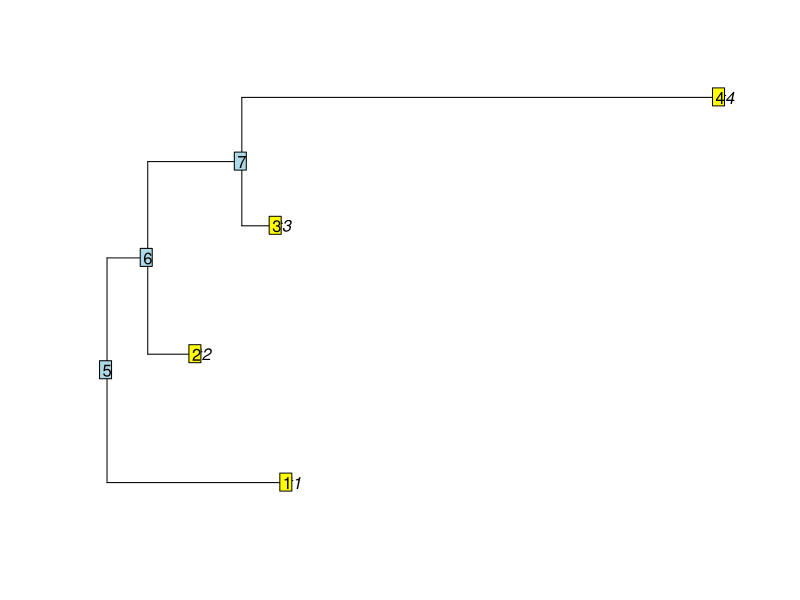

This figure's R source: (Note: this script raises an error after producing the figure.)
  # Dollo model forward simulator
  # input: 
  # 1. a tree in ape's PhyloModel, \tau
  # 2. rate matrix (and state space) \Q
  # 3. initial distribution of insertion point \bar{\nu} - uniform on the branches with a point mass on the root \Omega
  # 4. initial distribution for the CTMC
  library(ape)
  library(VGAM)
  library(lattice)
  
  # TODO: add absorbing state
    # won't progress through the tree
  # TODO: sample before insertion
  # TODO: save ancestral states
  # TODO: generate a better tree 
  # TODO: add nucleotide statistics
  # TODO: fix the problem with the unrooted tree
  # TODO: assume there is no complete delete
  # TODO: incorporate b to the state space
  # TODO: the above process shouldn't be able to delete
  # TODO: make it compatible with are state space
  # TODO: add the emission model
  # TODO: add distribution test on the nucleotide on each leaf at each site chaning the root
  # TODO: add test for above and below processs
  
  # Inputs
  runAbove <- TRUE
  runBelow <- TRUE
  shallPrint <- TRUE
  
  
  
  ## CTMC
  # states mapping
  # states are represented as numbers 1 to length(states)
  # Will simulate a CTMC until it passes the length len
  # input: rate matrix Q, legnth (time) duration
  # output: final state (an integer number)
  
  
  # Simulate wait time (get the corresponding row to the current state i, simulate with exp(-Q(i, i)),   )
  # maybe collect states
  sampleCTMC <- function(init.state, duration, rateMatrix) {
    time.passed <- 0
    current.state <- init.state
    states <- seq(colnames(rateMatrix))
    pprint(current.state)
    # absorbing state
    if (rateMatrix[current.state, current.state] == 0) return(current.state)
        
    while (time.passed < duration) {
      # simulate wait time
      wait.time <- rexp(1, -rateMatrix[current.state, current.state])
      
      # choose a new state (shouldn't be the same one)
      print('***')
      print(rateMatrix[current.state, -c(current.state)])
      current.state <- sample(states[states != current.state], 1, prob = rateMatrix[current.state, -c(current.state)])
      pprint(current.state)
      # absorbing state
      if (rateMatrix[current.state, current.state] == 0) return(current.state)
      
      # update time passed
      time.passed <- time.passed + wait.time
    }
    
    print(paste('final current.state = ', current.state))
    current.state
  }
  
  #[1] "(0,0)" "(0,1)" "(0,2)" "(0,3)" "(1,0)" "(1,1)"
  #[7] "(1,2)" "(1,3)" "(2,0)" "(2,1)" "(2,2)" "(2,3)"
  #[13] "(3,0)" "(3,1)" "(3,2)" "(3,3)"
  
  # preorder traverse of the tree and collect states
  # input: tree, initial.state
  # output: a list, with tuples as elemetns, where each tuple is (treeNode, state)
  treeCTMC.edge.point <- function(tree, initial.state, edge.index, point, rateMatrix) {
    tree <- reorder(tree)
    tree$edge.length[edge.index] <- tree$edge.length[edge.index] - point
  
    final.index <- edge.index
    desc <- getDescendants(tree, tree$edge[edge.index, 2])
    if (length(desc) != 0) {
      last.leaf <- max(desc[desc %in% seq(tree$tip.label)])
      final.index <- which(tree$edge[,2] == last.leaf)
    } 
    
    # handle leaf edges
    if (tree$edge[edge.index, 2] %in% seq(length(tree$tip.label)))
      final.index <- edge.index
    # handle the root
    if (edge.index == 1 & point == 0) {
      final.index <- nrow(tree$edge)
    }
    
    result <- list()
    result[tree$edge[edge.index,1]] <- initial.state
    
    pprint(final.index)
    for (i in edge.index:final.index) {
      result[tree$edge[i,2]] <- sampleCTMC(result[[tree$edge[i,1]]], tree$edge.length[i], rateMatrix)
    }
    
    # Replace null with first absorbing state
    deleteStateIndex <- indexForAbsorbingState(rateMatrix)
    
    for (i in seq(length(result))) {
      if (is.null(result[[i]])) {
        result[[i]] <- deleteStateIndex
      }
    }
    pprint(result)
    result
  }
  
  
  # preorder traverse of the tree and collect states
  # Assumes it's not possible to completely remove
  # input: tree, initial.state
  # output: a list, with tuples as elemetns, where each tuple is (treeNode, state)
  # find the state for the event point at the child end of the edge.index
  treeCTMC.edge.point.exclude <- function(tree, initial.state, edge.index, point, rateMatrix) {
    tree <- reorder(tree)
    tree$edge.length[edge.index] <- tree$edge.length[edge.index] - point
    
    final.index <- edge.index
    desc <- getDescendants(tree, tree$edge[edge.index, 2])
    if (length(desc) != 0) {
      last.leaf <- max(desc[desc %in% seq(tree$tip.label)])
      final.index <- which(tree$edge[,2] == last.leaf)
    } 
    
    # handle leaf edges
    if (tree$edge[edge.index, 2] %in% seq(length(tree$tip.label)))
      final.index <- edge.index
    # handle the root
    if (edge.index == 1 & point == 0) {
      return(NULL)
    }
    
    result <- list()
    result[tree$edge[1,1]] <- initial.state
    
    pprint(edge.index)
    pprint(final.index)
    edges <- (1:nrow(tree$edge))[-c(edge.index:final.index)]
    pprint(edges)
  
    for (i in edges) {
      result[tree$edge[i,2]] <- sampleCTMC(result[[tree$edge[i,1]]], tree$edge.length[i], rateMatrix)
    }
        
    # simulate state for the event point
    result[tree$edge[edge.index, 2]] <- sampleCTMC(result[[tree$edge[i,1]]], point, rateMatrix)
    
    pprint(result)
    result
  }
  
  # choose the edge, then the point on the edge (is equal to the round-robin, one pass sampling)
  # order the edges in pre-order
  pickPointOnEdge <- function(tree, mu) {
    tree <- reorder(tree)
    probs <- c(tree$edge.length, 1/mu)
    
    # choose a branch
    br <- sample(seq(probs), 1, prob=probs)
    if (br == length(probs)) {
      return(c(1, 0))
    } else {
      # pick a point on this edge
      point <- runif(1, 0, tree$edge.length[br])
      return(c(br, point))
    }
  }
  
  driver.flat <- function(tree, nSites, initialDistribution, rateMatrix, mu) {
    
    state.labels <- list(colnames(rateMatrix[[1]]), colnames(rateMatrix[[2]]))
    states <- seq(length(state.labels))
    
    # Sample multiple sites
    sites <- list()
    for (i in seq(nSites)) {
      edgePoint <- pickPointOnEdge(tree, mu)
      pprint(edgePoint)
      # set the state at the root (normal state for cancer)
      temp1 <- NULL
      
      if (runAbove & ( !(edgePoint[1] == 1 & edgePoint[2] == 0) | !runBelow) ) {
        if (edgePoint[1] == 1 & edgePoint[2] == 0) {
          edgePoint <- pickPointOnEdge(tree, INF)
        }
        temp1 <- treeCTMC.edge.point.exclude(tree, 1, edgePoint[1], edgePoint[2], rateMatrix[[1]])
        rareEventState <- temp1[tree$edge[edgePoint[1], 2]]
      } else {
        rareEventState <- sample(states[[1]], 1, prob=pi)
      }
      
      # TODO: change the second component of the state space to reflect rare event
      pprint(temp1)
      
      temp2 <- NULL
      if(runBelow)
        temp2 <- treeCTMC.edge.point(tree, rareEventState, edgePoint[1], edgePoint[2], rateMatrix[[2]])
      
      if (is.null(temp1)) 
        temp1 <- temp2
      else if (is.null(temp2))
        temp2 <- temp1
      
      # merge the two
      sites[[i]] <- list()
      for(j in seq(length(temp1))) {
        sites[[i]][j] <- ifelse(is.null(temp1[[j]]), temp2[[j]], temp1[[j]])
      }
      
      pprint(sites[[i]])
    }
    
    # Extract taxa
    nTaxa <- length(tree$tip)
    taxa <- list()
    for (i in seq(nTaxa)) {
      taxon <- list()
      for (j in seq(nSites)) {
        taxon[[j]] <- sites[[j]][[i]]
      }
      taxa[[i]] <- taxon
    }
    
    # augment state space
    state.labels[length(states) + 1] <- '-'
    
    # Taxa to fasta
    fasta <- taxaToFasta(taxa, state.labels)
    
    print(fasta)
    
    # save the tree
    write.tree(tree, "~/Desktop/originalTree.nwk")
  }
  
  xx.taxa <- NULL
  xx.state.labels <- NULL
  xx.table <- NULL
  xx.emission <- NULL
  
  driver.ctmc <- function(tree, nSites, initialDistribution, rateMatrix, mu) {
    print(rateMatrix[[1]])
    
    state.labels <- list(colnames(rateMatrix[[1]]), colnames(rateMatrix[[2]]))
    states <- list(seq(length(state.labels[[1]])), seq(length(state.labels[[2]])))
                             
    # Sample multiple sites
    sites <- list()
    for (i in seq(nSites)) {
      edgePoint <- pickPointOnEdge(tree, mu)
      pprint(edgePoint)
      # set the state at the root (normal state for cancer)
      temp1 <- NULL
     
      if (runAbove & ( !(edgePoint[1] == 1 & edgePoint[2] == 0) | !runBelow) ) {
        if (edgePoint[1] == 1 & edgePoint[2] == 0) {
          edgePoint <- pickPointOnEdge(tree, INF)
        }
        root.state <- sample(states[[1]], 1, prob=initial.distribution[[1]])
        temp1 <- treeCTMC.edge.point.exclude(tree, root.state, edgePoint[1], edgePoint[2], rateMatrix[[1]])
        rareEventState <- temp1[tree$edge[edgePoint[1], 2]]
      } else {
        pprint(states[[1]])
        pprint(initial.distribution[[1]])
        rareEventState <- sample(states[[1]], 1, prob=initial.distribution[[1]])
        pprint(rareEventState)
      }
      
      # TODO: change the second component of the state space to reflect rare event
      pprint(rareEventState)
      tempState <- stringToCTMCPair(state.labels[[1]][rareEventState[[1]]])
      pprint(tempState)
      rareEventState <- grep(generateCNCTMCStateString(tempState[1]-1, 1), state.labels[[2]])
      pprint(rareEventState)
      pprint(temp1)
      
      temp2 <- NULL
      if(runBelow)
        temp2 <- treeCTMC.edge.point(tree, rareEventState, edgePoint[1], edgePoint[2], rateMatrix[[2]])
      
      if (is.null(temp1)) 
        temp1 <- temp2
      else if (is.null(temp2))
        temp2 <- temp1
      
      # merge the two
      sites[[i]] <- list()
      for(j in seq(length(temp1))) {
          sites[[i]][j] <- ifelse(is.null(temp1[[j]]), temp2[[j]] + nrow(rateMatrix[[1]]), temp1[[j]])
      }
      
      pprint(sites[[i]])
    }
    
    # Merge state spaces
    state.labels <- c(colnames(rateMatrix[[1]]), colnames(rateMatrix[[2]]))
    states <- seq(state.labels)

    xx.state.labels <<- state.labels
    
    # Extract taxa
    nTaxa <- length(tree$tip)
    taxa <- list()
    for (i in seq(nTaxa)) {
      taxon <- list()
      for (j in seq(nSites)) {
        taxon[[j]] <- sites[[j]][[i]]
      }
      taxa[[i]] <- taxon
    }
    
    xx.taxa <<- taxa
    
    # extract csv version 
    tableVersion <- CNfromTaxa(taxa, state.labels, '~/Desktop/dollo.cn.csv')
    print(tableVersion)
  
    xx.table <<- tableVersion
    
    # generate emission
    tableEmission <- tableVersion
    for (i in seq(nrow(tableVersion))) {
      tempEmission <- emissions(tableVersion$ref_counts[i], tableVersion$alt_counts[i])
      tableEmission$ref_counts[i] <- tempEmission[1]
      tableEmission$alt_counts[i] <- tempEmission[2]
    }
    write.csv(tableEmission, '~/Desktop/dollo.emission.csv')
    print(tableEmission)
    pplot(tableEmission)
    xx.emission <<- tableEmission
    # save the tree
    write.tree(tree, "~/Desktop/originalTree.nwk")
  }
  
  xx.tree <- NULL
  # get the parent of the chosen node
  # itterate till you get to the parrent again, stop
  example <- function() {
    nSites <- 48
    nTaxa <- 4
    set.seed(4)
    x <- rtree(nTaxa,T)
    x$tip.label <- paste0('t', 1:nTaxa)
    
    # SHOULD simulated above rare event?
    runAbove <<- TRUE
    runBelow <<- TRUE
    
    #x <- xx.tree
    plot(x)
    nodelabels()
    tiplabels();
    x <- reorder(x)
    xx.tree <<- x
    
    mu <- .01
    rateMatrix <- deleteRateMatrix(mu, size = length(states))
    print(rateMatrix)
    initial.distribution <- rep(1/length(states), length(states))
    # put zero for the delete state
    if (rateMatrix[length(states), length(states)] == 0) {
      initial.distribution[length(states)] <- 0
    }
    
    # (tree, nSites, initialDistribution, rateMatrix , states, state.labels, mu) {
    driver(x, nSites, initial.distribution, rateMatrix, states, state.labels, mu)
  }
  
  example.ctmc <- function() {
    nSites <- 48
    nTaxa <- 4
    #set.seed(4)
    maxCopyNumber <- 3
    x <- rtree(nTaxa,T)
    x$tip.label <- paste0('t', 1:nTaxa)
    
    # SHOULD simulated above rare event?
    runAbove <<- TRUE
    runBelow <<- TRUE

    # Plot and reorder the tree
    plot(x)
    nodelabels()
    tiplabels();
    x <- reorder(x)
    xx.tree <<- x
    
    rateMatrix <- list(generateCNRateMatrix.above(maxCopyNumber), generateCNRateMatrix.below(maxCopyNumber))
    mu <- .1
    
    # initial distribution
    initial.distribution <- list()
    for (r in rateMatrix) {
      initial.distribution[[length(initial.distribution) + 1]] <- degenerateInitDistribution(r, '(2,0)')
    }
    
    # (tree, nSites, initialDistribution, rateMatrix, mu) {
    driver.ctmc(x, nSites, initial.distribution, rateMatrix, mu)
  }
  
  ## Utils  
  CNfromTaxa <- function(taxa, state.labels, outPath) {
    # "sample_id","site_id","ref_counts","alt_counts","cluster_id"
    result <- NULL
    ref_counts <- c()
    alt_counts <- c()
    sample_id <- rep(seq(length(taxa)), each = length(taxa[[1]]))
    site_id <- rep(seq(length(taxa[[1]])), times = length(taxa))
    cluster_id <- rep(1, length(taxa) * length(taxa[[1]]))
    for (i in seq(length(taxa))) {
      taxon <- taxa[[i]]
      for (state in taxon) {
        tempState <- stringToCTMCPair(state.labels[state])
        ref_counts <- c(ref_counts, tempState[1])
        alt_counts <- c(alt_counts, tempState[2])
      }
    }
    
    result <- data.frame(sample_id, site_id, ref_counts, alt_counts, cluster_id)
    write.csv(result, outPath)
    result
  }
  
  fastaFromTaxa <- function(taxa, state.labels, outPath) {
    fasta <- c()
    for (i in seq(length(taxa))) {
      taxon <- taxa[[i]]
      fasta <- c(fasta, paste0('>t', i))
      fasta <- c(fasta, paste(state.labels[unlist(taxon)], collapse=''))
    }
    
    fileConn <- file(outPath)
    writeLines(fasta, fileConn)
    close(fileConn)
    fasta
  }
  
  # Returns a vector of absorbing states (with length 1 if there's only one absorbing state)
  indexForAbsorbingState <- function(rateMatrix) {
    which(diag(rateMatrix) == 0)
  }
  
  # Set to zero the probability of getting into any absorbing state
  removeAbsorbingState <- function(rateMatrix) {  
    for(i in seq(nrow(rateMatrix))) {
      if (rateMatrix[i, i] == 0) {
        for(j in seq(nrow(rateMatrix))) {
          rateMatrix[j, i] <- 0
        }
      }
    }
    
    for(i in seq(nrow(rateMatrix))) {
      rateMatrix[i, i] <- -sum(rateMatrix[i, -c(i)])
    }
    
    return(rateMatrix)
  }
  
  degenerateInitDistribution <- function(rateMatrix, degenStateStr) {
    states <- colnames(rateMatrix)
    as.numeric(states == degenStateStr)
  }
  
  deathlessInitialDistribution <- function(rateMatrix) {
    temp.dist <- rep(1/ncol(rateMatrix), ncol(rateMatrix))
    for (i in nrow(r)) {
      if (r[i, i] == 0)
        temp.dist[i] <- 0
    }
    temp.dist
  }
  
  simpleRateMatrix <- function() {
    result <- matrix(c(-3, 1, 1, 1,   1, -3, 1, 1,   1, 1, -3, 1,    1, 1, 1, -3   ), 4, 4)
    
    colnames(result) <- c("A", "T", "C", "G")
    rownames(result) <- c("A", "T", "C", "G")

    result
  }
  
  deleteRateMatrix <- function(deleteRate=1, size=5) {
   
    result <- matrix(c(0, 1, 1, 1, deleteRate,   
                       1, 0, 1, 1, deleteRate,   
                       1, 1, 0, 1, deleteRate, 
                       1, 1, 1, 0, deleteRate,     
                       0, 0, 0, 0, 0), size, size, byrow=TRUE)
    for (i in seq(size))
      result[i, i] <- -sum(result[i,])
    
    return(result)
  }
  
  generateCNCTMCStateString <- function(i, j) {
    paste0('(', i, ',', j, ')')
  }
  
  stringToCTMCPair <- function(stateStr) {
    #stateStr <- "(1 , 2)"
    result <- gsub('\\(', '', stateStr)
    result <- gsub('\\)', '', result)
    result <- gsub(" ", "", result)
    result <- strsplit(result, ",")
    as.numeric(result[[1]])
  }
  
  
  # when a mutation hasn't happened
  # Should not be able to go to a complete delete state
  generateCNRateMatrix.above <- function(maxCN = 4) {
    states <- c()
    rateMatrix <- matrix(0, (maxCN + 1), (maxCN + 1))
    
    # here b corresponds to state -1, therefore there's no b in this simulator
    for (i in 0:maxCN) { 
      states <- c(states, generateCNCTMCStateString(i, 0))  
    }
  
    for (i in seq(length(states))) {
      pair <- stringToCTMCPair(states[i])
      for (m in list(c(-1, 0), c(1, 0))) {
        if (   (pair[1] + m[1]) >= 0 & 
                 (pair[1] + m[1]) <= maxCN & 
                 (pair[2] + m[2]) >= 0 & 
                 (pair[2] + m[2]) <= maxCN) {
          tempState <- generateCNCTMCStateString(pair[1] + m[1], pair[2] + m[2])
          # prevent back mutation
          if ( (pair[2] != 0 | m[2] == 0)  &  (pair[1] != 0 | m[1] == 0))
            rateMatrix[i, grep(tempState, states)] <- 1
          
          # prevent complete deletion
            rateMatrix[2, 1] <- 0
        }
      }
    }
    
    # diagonal entries
    for (i in seq(states))
      rateMatrix[i, i] <- -sum(rateMatrix[i,])
    
    colnames(rateMatrix) <- states
    rownames(rateMatrix) <- states
    
    rateMatrix
  }
  
  # after a mutation (rare event occured)
  generateCNRateMatrix.below <- function(maxCN = 4) {
    states <- c()
    rateMatrix <- matrix(0, (maxCN + 1)^2, (maxCN + 1)^2, byrow = TRUE)

    # here b corresponds to state -1, therefore there's no b in this simulator
    for (i in 0:maxCN) { 
      for (j in 0:maxCN) { 
        states <- c(states, generateCNCTMCStateString(i, j))  
      }
    }
    
    for (i in seq(length(states))) {
      pair <- stringToCTMCPair(states[i])
      for (m in list(c(-1, 0), c(1, 0), c(0, -1), c(0, 1))) {
          if (   (pair[1] + m[1]) >= 0 & 
                 (pair[1] + m[1]) <= maxCN & 
                 (pair[2] + m[2]) >= 0 & 
                 (pair[2] + m[2]) <= maxCN) {
            tempState <- generateCNCTMCStateString(pair[1] + m[1], pair[2] + m[2])
            # prevent back mutation
            if ( (pair[2] != 0 | m[2] == 0)  &  (pair[1] != 0 | m[1] == 0))
              rateMatrix[i, grep(tempState, states)] <- 1
          }
      }
    }
    
    # diagonal entries
    for (i in seq(states))
      rateMatrix[i, i] <- -sum(rateMatrix[i,])
    
    colnames(rateMatrix) <- states
    rownames(rateMatrix) <- states
   
    rateMatrix
  }
  
  pprint <- function(a) {
    if (shallPrint) {
      arg <- deparse(substitute(a))
      print(paste0(arg, ' = ', a))
    }
  }
   
  getDescendants<-function(tree,node,curr=NULL){
    if(is.null(curr)) curr<-vector()
    daughters<-tree$edge[which(tree$edge[,1]==node),2]
    curr<-c(curr,daughters)
    w<-which(daughters>=length(tree$tip))
    if(length(w)>0) for(i in 1:length(w)) 
      curr<-getDescendants(tree,daughters[w[i]],curr)
    return(curr)
  }
  
  ### CTMC specific
  emission <- function(i, j) {
    poiMean <- 2000 
    trials <- rpois(1, poiMean)
    mean <- generateXi(i, j)
    s <- 1 # betaBinomialprecision
   
    mu <- mean
    rho <- 1/(1+s)
    major <- rbetabinom(1, trials, mu, rho)     
    
    minor <- trials - major
    c(major, minor)
  }
  
  muRhoFromMeanPrecision <- function(mean, s) {
    alpha <- mean * s
    beta <- (1-mean) * s
    mu <- alpha/(alpha + beta)
    rho <- 1/(1+ alpha+beta)
    return(c(mu, rho))
  }
  
  generateBetaBinomial <- function(n, mean, precision) {
    alpha <- mean * precision
    beta <- (1-mean) * precision
    p <- rbeta(1, alpha, beta)
    beta.binomial.sample <- rbinom(1, n, prob = p)
  }
  
  generateXi <- function(A, a) {
    DELTA <-  0.1
    xi <- 0
    if (A == 0 & a == 0)
      xi <- 0.5
    else if (A == 0)
      xi <- DELTA / (a + DELTA)
    else if (a == 0)
      xi <- A / (A + DELTA)
    else
      xi <- A / (A + a)
    return(xi)
  }
  
  pplot <- function(df) {
    # "sample_id","site_id","ref_counts","alt_counts","cluster_id"
    xyplot(ref_counts + alt_counts ~ site_id, df, auto.key = T)
  }
  
  #### Run examles 

  example.ctmc()
